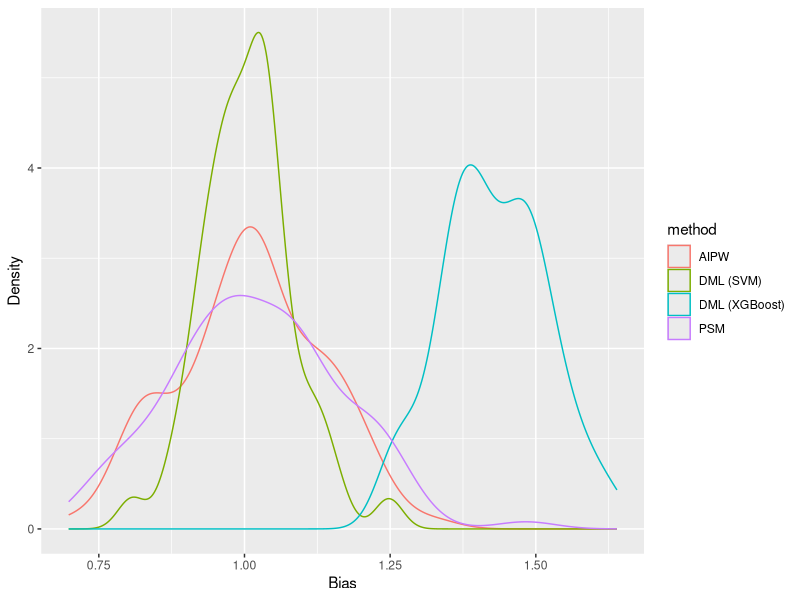
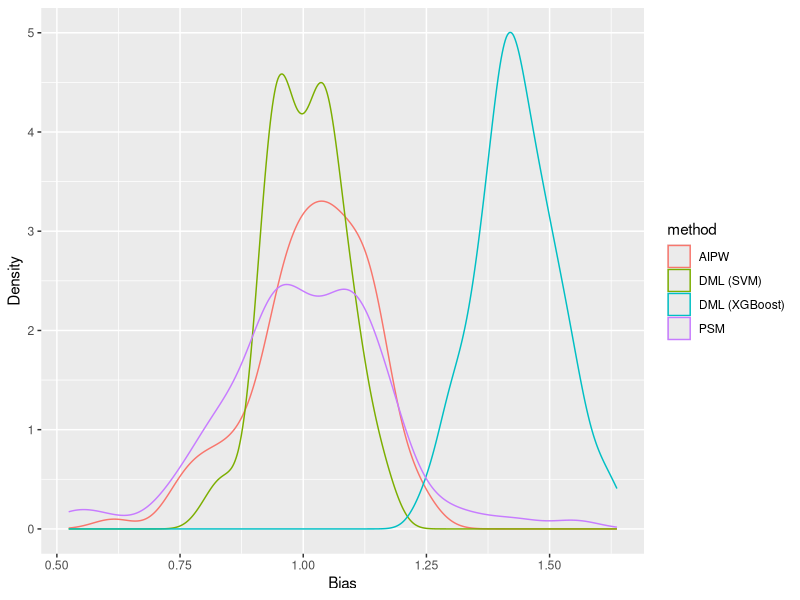
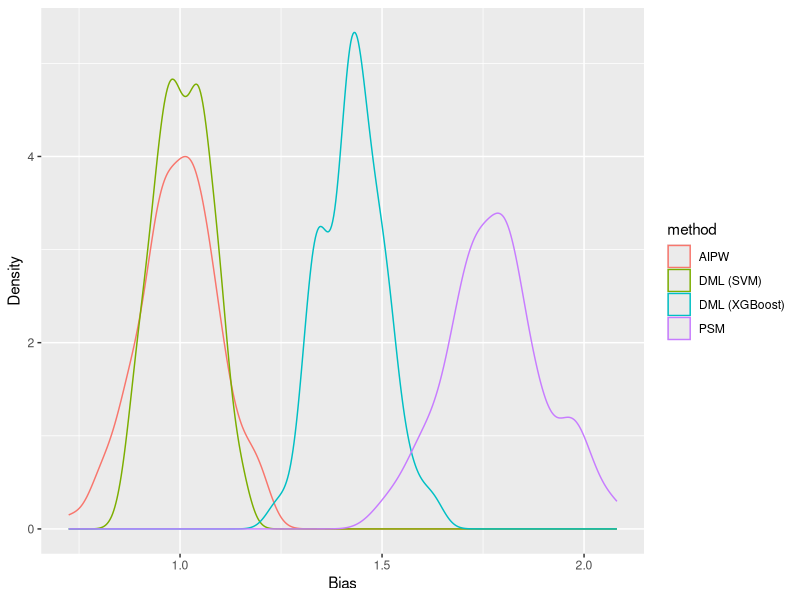
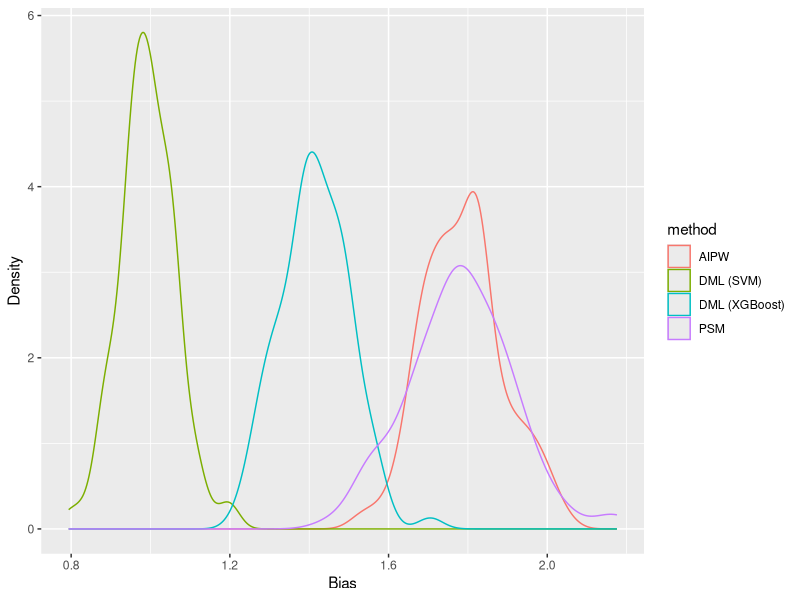

R code for these plots, in order:
library(ggplot2)

plot <- function(data, ate = 0){
  # visualise the bias of estimator
  data$values <- data$values - ate
  
  ggplot(data, aes(x = values, color = method)) + 
    labs(x = "Bias", y = "Density") + 
    geom_density()
}

# visualise results via density plot
results <- read.csv("all-correct.csv")
plot(results)

# visualise results via density plot
results <- read.csv("prop-correct.csv")
plot(results)


# visualise results via density plot
results <- read.csv("resp-correct.csv")
plot(results)

# visualise results via density plot
results <- read.csv("none-correct.csv")
plot(results)
